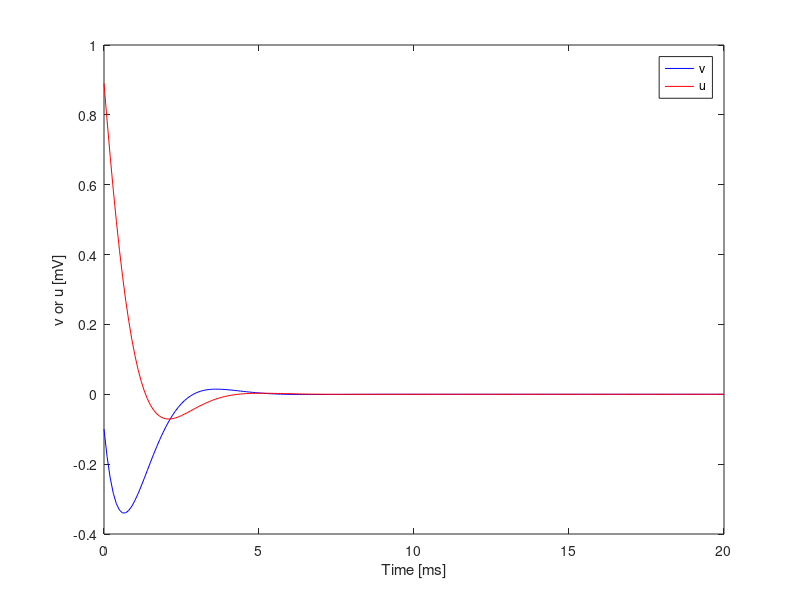
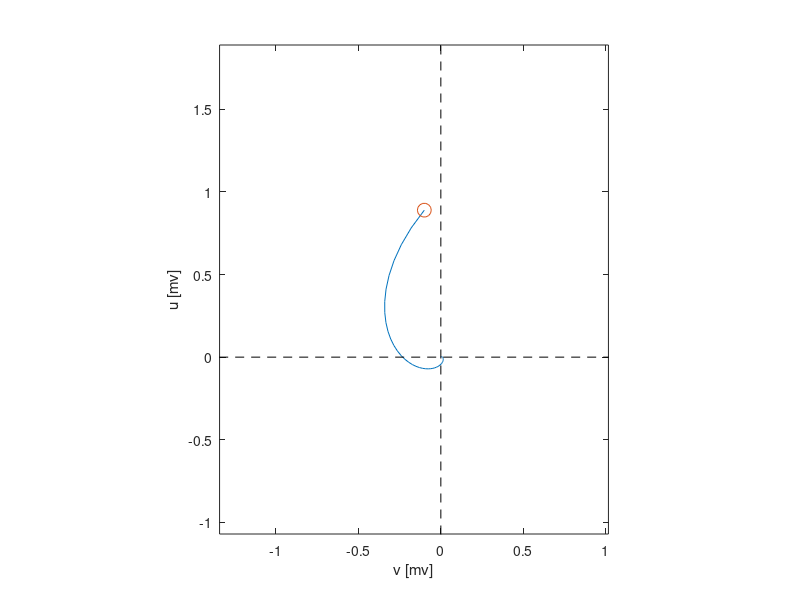

These charts were generated, in order, by the following MATLAB code: (Note: this script raises an error after producing the figures.)
%% Introduction to Neuro-Engineering (2021, Spring)
%% Homework #1: Understanding an Attractor
%% written by Cheol E. Han
clear; close all;

%% parameters of the model
dt=0.1;       % integration time step [ms]
T=20;         % total simulation time [ms]
tau_v=1;      % time constant [ms]
tau_u=1;      % time constant [ms]

%% simulation
% intial setups
t_step=0;
t_rec=zeros(T/dt+1,1);
v_rec=zeros(T/dt+1,1);
u_rec=zeros(T/dt+1,1);
% initial condition
v=0;
u=1;
% Euler's method
for t=0:dt:T
    t_step=t_step+1;
    v=v-(u+v)*dt/tau_v;
    u=u+(v-u)*dt/tau_u;
    t_rec(t_step)=t;
    v_rec(t_step)=v;
    u_rec(t_step)=u;
end

%% Plotting results
figure(1);clf
plot(t_rec,v_rec,'b'); hold on;
plot(t_rec,u_rec,'r');
xlabel('Time [ms]'); ylabel('v or u [mV]')
legend('v','u')

figure(2);clf
plot(v_rec, u_rec); hold on;
axis equal; axis tight
axis([min([v_rec;0]-1), max([v_rec;0]+1),min([u_rec;0])-1, max([u_rec;0]+1)]);
plot([-100, 100],[0,0],'k--');
plot([0,0],[-100, 100],'k--');
xlabel('v [mv]');ylabel('u [mv]')

t_step=0;
h=plot(v_rec(1), u_rec(1),'o','MarkerSize',10);
for t=1:dt:T
    t_step=t_step+1;
    h.XData=v_rec(t_step);
    h.YData=u_rec(t_step);
    pause(0.1)
end
    
